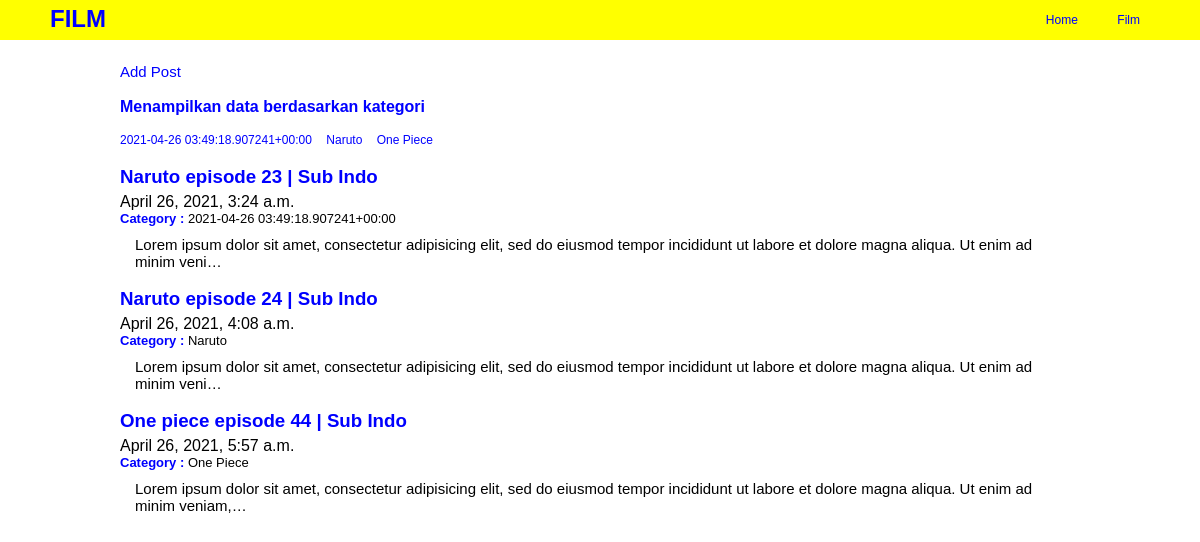
Page /film/ on the earlier database version.
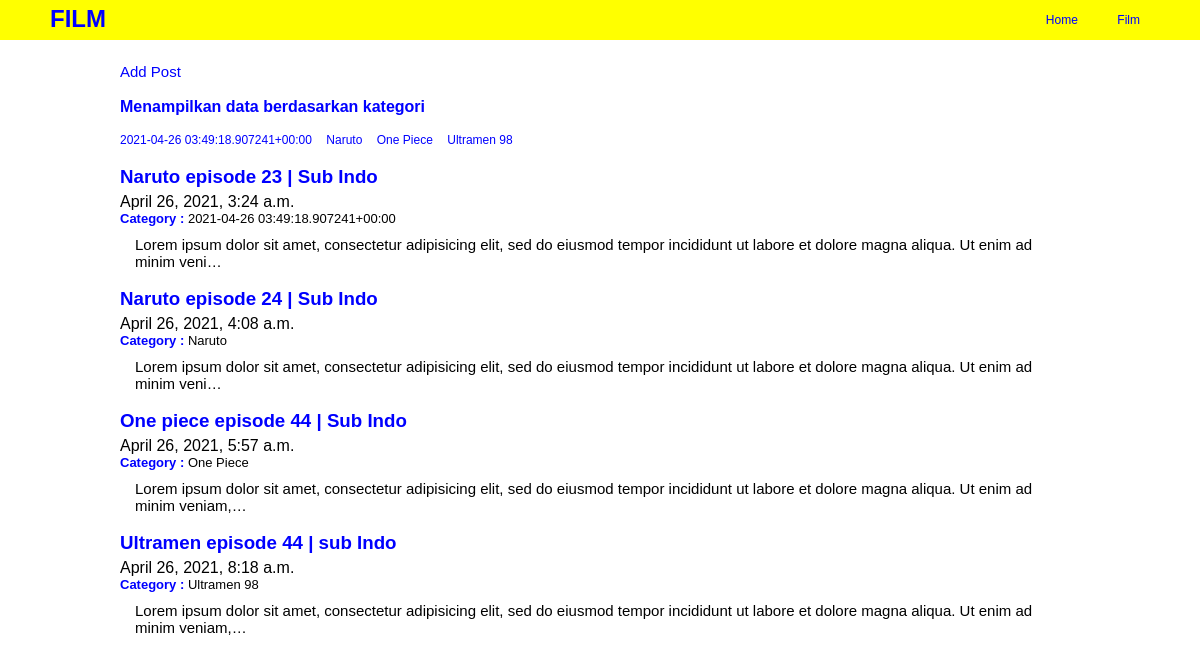
Same page on the later database version.
### film/models.py (models this page shows, shortened)
class Post(models.Model):
	headline = models.CharField(max_length=100)
	body = models.TextField()
	category = models.CharField(max_length=50, default='film favorit')
	publish = models.DateTimeField(auto_now_add=True)
	update = models.DateTimeField(auto_now=True)
	image = models.ImageField(blank=True, upload_to="image/")
	slug = models.SlugField(blank=True, editable=False)

### film/views.py (the view)
# urls.py: path('', views.index, name='index'),
def index(request):
	posts = Post.objects.all()
	categorys = Post.objects.values('category').distinct()
	context = {
		'title':'Film Terbaru',
		'categorys':categorys,
		'posts':posts,
	}
	return render(request, 'film/index.html', context)

### film/templates/film/index.html
{% extends "base.html" %}
{% block addPost %}
	<div class="add-post">
		<h2><a href="{% url 'film:addpost' %}">Add Post</a></h2>
	</div>
{% endblock addPost %}
{% block category %}
	<div class="category">
		<h4>Menampilkan data berdasarkan kategori</h4>
	</div>
{% endblock category %}
{% block contents %}
	<ul>
		{% for data_category in categorys %}
			<li>
				<a href="{% url 'film:category' categoryInput=data_category.category %}">{{data_category.category}}</a>
			</li>
		{% endfor %}
	</ul>
	<br>
	{% for post in posts %}
		<a href="{% url 'film:detail' slugInput=post.slug %}"><h3>{{post.headline}}</h3></a>
		<h4>{{post.publish}}</h4>
		<h5><b>Category : </b>{{post.category}}</h5>
		<p>{{post.body | truncatechars:150}}</p>
		<br>
	{% endfor %}
{% endblock contents %}

### templates/base.html (shortened to what this page needs)
{% load static %}
<!DOCTYPE html>
<html>
<head>
	{% include "snippets/style.html" %}
	{% include "film/snippets/style.html" %}
</head>
<body>
	<div class="header">
		<div class="logo">
			<h2><a href="{% url 'index' %}">film</a></h2>
		</div>
		<div class="nav">
			<ul>
				<li><a href="{% url 'index' %}">Home</a></li>
				<li><a href="{% url 'film:index' %}">Film</a></li>
			</ul>
		</div>
	</div>
	<div class="container">
		<div class="contents">
			{% block addPost %}
			{% endblock addPost %}
			{% block category %}
			{% endblock category %}
			{% block contents %}
			{% endblock contents %}
		</div>
	</div>
</body>
</html>

### templates/snippets/style.html
{% load static %}
<link rel="stylesheet" type="text/css" href="{% static "css/style.css" %}">

### film/templates/film/snippets/style.html
{% load static %}
<link rel="stylesheet" type="text/css" href="{% static "film/css/style.css" %}">

### static/css/style.css (style rules this page uses)
* { padding: 0; margin: 0; font-family: sans-serif; }
.header { width: 100%; background: yellow; height: 40px; }
.header .logo { padding: 5px 50px; float: left; }
.header .logo h2 { text-transform: uppercase; }
.header .logo h2 a { text-decoration: none; color: blue; }
.header .nav { float: right; }
.header .nav ul { padding-top: 10px; padding-right: 50px; }
.header .nav ul li { list-style: none; display: inline-block; padding-left: 25px; }
.header .nav ul li a { text-decoration: none; color: blue; }
.container { width: 100%; height: auto; }
.contents { width: 80%; margin: auto; padding-top: 15px; }

### film/static/film/css/style.css (style rules this page uses)
.add-post { padding-bottom: 10px; }
.add-post h2 { font-weight: lighter; }
.add-post h2 a { text-decoration: none; color: blue; font-size: 15px; }
.category h4 { margin-bottom: 14px; color: blue; font-weight: bolder; }
h3 { font-weight: bolder; color: blue; }
h4 { font-weight: lighter; margin-top: 5px; }
h5 { font-weight: lighter; font-size: 13px; }
h5 b { color: blue; }
a { text-decoration: none; color: blue; }
p { margin-top: 10px; padding:0 15px; font-size: 15px; }
ul li { display: inline-block; padding-right: 10px; }
ul li a { font-size: 12px; }

Differences in the rows shown:
added Post: headline "Ultramen episode 44 | sub Indo", publish "April 26, 2021, 8:18 a.m.", category "Ultramen 98", body "Lorem ipsum dolor sit amet, consectetur adipisicing elit, sed do eiusmod tempor incididunt ut labore et dolore magna aliqua. Ut enim ad minim veniam,…"
Other differences:
new list line: "Ultramen 98"
